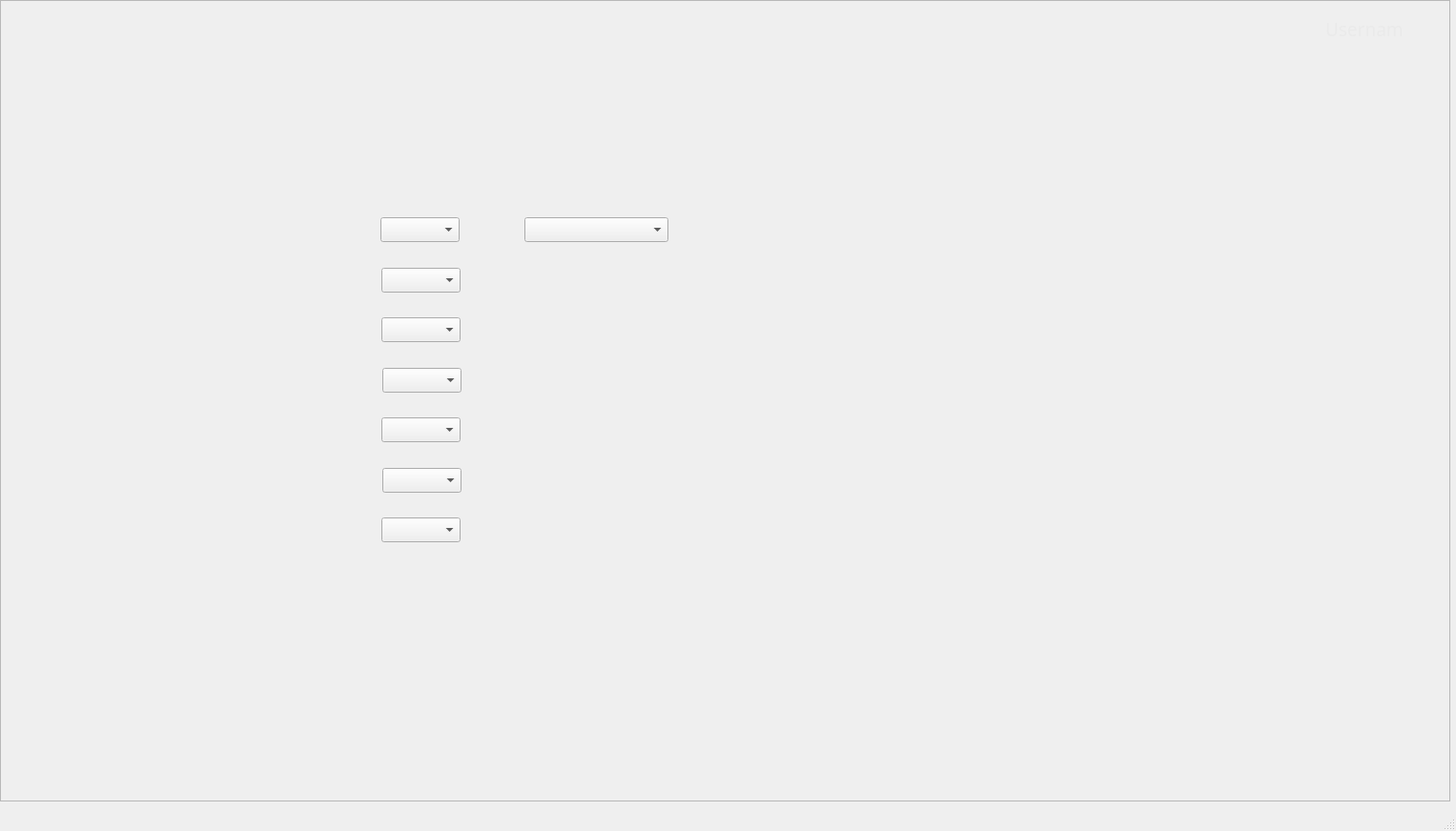
<?xml version="1.0" encoding="UTF-8"?>
<ui version="4.0">
 <class>Statistics</class>
 <widget class="QMainWindow" name="Statistics">
  <property name="geometry">
   <rect>
    <x>0</x>
    <y>0</y>
    <width>1527</width>
    <height>872</height>
   </rect>
  </property>
  <property name="windowTitle">
   <string>Statistics</string>
  </property>
  <widget class="QWidget" name="centralwidget">
   <widget class="QFrame" name="StatisticsFrame">
    <property name="geometry">
     <rect>
      <x>0</x>
      <y>0</y>
      <width>1521</width>
      <height>841</height>
     </rect>
    </property>
    <property name="frameShape">
     <enum>QFrame::StyledPanel</enum>
    </property>
    <property name="frameShadow">
     <enum>QFrame::Raised</enum>
    </property>
    <widget class="QLabel" name="BackgroundLabel_Statistics">
     <property name="geometry">
      <rect>
       <x>0</x>
       <y>0</y>
       <width>1521</width>
       <height>841</height>
      </rect>
     </property>
     <property name="text">
      <string/>
     </property>
     <property name="pixmap">
      <pixmap>Images/Statistics.png</pixmap>
     </property>
     <property name="scaledContents">
      <bool>true</bool>
     </property>
    </widget>
    <widget class="QPushButton" name="DataButton_Statistics">
     <property name="geometry">
      <rect>
       <x>0</x>
       <y>120</y>
       <width>241</width>
       <height>51</height>
      </rect>
     </property>
     <property name="text">
      <string/>
     </property>
     <property name="flat">
      <bool>true</bool>
     </property>
    </widget>
    <widget class="QPushButton" name="RecordsButton_Statistics">
     <property name="geometry">
      <rect>
       <x>0</x>
       <y>400</y>
       <width>241</width>
       <height>51</height>
      </rect>
     </property>
     <property name="text">
      <string/>
     </property>
     <property name="flat">
      <bool>true</bool>
     </property>
    </widget>
    <widget class="QPushButton" name="StatisticsButton_Statistics">
     <property name="geometry">
      <rect>
       <x>0</x>
       <y>450</y>
       <width>241</width>
       <height>51</height>
      </rect>
     </property>
     <property name="text">
      <string/>
     </property>
     <property name="flat">
      <bool>true</bool>
     </property>
    </widget>
    <widget class="QPushButton" name="LogOutButton_Statistics">
     <property name="geometry">
      <rect>
       <x>0</x>
       <y>780</y>
       <width>241</width>
       <height>51</height>
      </rect>
     </property>
     <property name="text">
      <string/>
     </property>
     <property name="flat">
      <bool>true</bool>
     </property>
    </widget>
    <widget class="QLabel" name="UsernameLabel_Statistics">
     <property name="geometry">
      <rect>
       <x>1390</x>
       <y>20</y>
       <width>81</width>
       <height>21</height>
      </rect>
     </property>
     <property name="font">
      <font>
       <family>Source Sans Pro</family>
       <pointsize>14</pointsize>
      </font>
     </property>
     <property name="cursor">
      <cursorShape>BlankCursor</cursorShape>
     </property>
     <property name="autoFillBackground">
      <bool>false</bool>
     </property>
     <property name="styleSheet">
      <string notr="true">color: rgb(234, 234, 234);</string>
     </property>
     <property name="text">
      <string>Username</string>
     </property>
    </widget>
    <widget class="QPushButton" name="HomeButton_Statistics">
     <property name="geometry">
      <rect>
       <x>0</x>
       <y>60</y>
       <width>241</width>
       <height>51</height>
      </rect>
     </property>
     <property name="text">
      <string/>
     </property>
     <property name="flat">
      <bool>true</bool>
     </property>
    </widget>
    <widget class="QPushButton" name="AuditLogButton_Statistics">
     <property name="geometry">
      <rect>
       <x>0</x>
       <y>280</y>
       <width>241</width>
       <height>51</height>
      </rect>
     </property>
     <property name="text">
      <string/>
     </property>
     <property name="flat">
      <bool>true</bool>
     </property>
    </widget>
    <widget class="QPushButton" name="CatalogButton_Statistics">
     <property name="geometry">
      <rect>
       <x>0</x>
       <y>340</y>
       <width>241</width>
       <height>51</height>
      </rect>
     </property>
     <property name="text">
      <string/>
     </property>
     <property name="flat">
      <bool>true</bool>
     </property>
    </widget>
    <widget class="QPushButton" name="UserBanButton_Statistics">
     <property name="geometry">
      <rect>
       <x>0</x>
       <y>170</y>
       <width>241</width>
       <height>51</height>
      </rect>
     </property>
     <property name="text">
      <string/>
     </property>
     <property name="flat">
      <bool>true</bool>
     </property>
    </widget>
    <widget class="QPushButton" name="PersonRegisterbutton_Statistics">
     <property name="geometry">
      <rect>
       <x>0</x>
       <y>230</y>
       <width>241</width>
       <height>51</height>
      </rect>
     </property>
     <property name="text">
      <string/>
     </property>
     <property name="flat">
      <bool>true</bool>
     </property>
    </widget>
    <widget class="QPushButton" name="StatApply_Statistics">
     <property name="geometry">
      <rect>
       <x>1275</x>
       <y>695</y>
       <width>127</width>
       <height>33</height>
      </rect>
     </property>
     <property name="text">
      <string/>
     </property>
     <property name="flat">
      <bool>true</bool>
     </property>
    </widget>
    <widget class="QComboBox" name="RecordTypeFilter_Statistics">
     <property name="geometry">
      <rect>
       <x>399</x>
       <y>228</y>
       <width>83</width>
       <height>26</height>
      </rect>
     </property>
     <property name="font">
      <font>
       <family>Source Sans Pro</family>
       <pointsize>12</pointsize>
      </font>
     </property>
    </widget>
    <widget class="QComboBox" name="AgeRangeFilter_Statistics">
     <property name="geometry">
      <rect>
       <x>400</x>
       <y>281</y>
       <width>83</width>
       <height>26</height>
      </rect>
     </property>
     <property name="font">
      <font>
       <family>Source Sans Pro</family>
       <pointsize>12</pointsize>
      </font>
     </property>
    </widget>
    <widget class="QComboBox" name="ProvinceFilter_Statistics">
     <property name="geometry">
      <rect>
       <x>401</x>
       <y>386</y>
       <width>83</width>
       <height>26</height>
      </rect>
     </property>
     <property name="font">
      <font>
       <family>Source Sans Pro</family>
       <pointsize>12</pointsize>
      </font>
     </property>
    </widget>
    <widget class="QComboBox" name="CountryFilter_Statistics">
     <property name="geometry">
      <rect>
       <x>400</x>
       <y>333</y>
       <width>83</width>
       <height>26</height>
      </rect>
     </property>
     <property name="font">
      <font>
       <family>Source Sans Pro</family>
       <pointsize>12</pointsize>
      </font>
     </property>
    </widget>
    <widget class="QComboBox" name="DistrictFilter_Statistics">
     <property name="geometry">
      <rect>
       <x>401</x>
       <y>491</y>
       <width>83</width>
       <height>26</height>
      </rect>
     </property>
     <property name="font">
      <font>
       <family>Source Sans Pro</family>
       <pointsize>12</pointsize>
      </font>
     </property>
    </widget>
    <widget class="QComboBox" name="CantonFilter_Statistics">
     <property name="geometry">
      <rect>
       <x>400</x>
       <y>438</y>
       <width>83</width>
       <height>26</height>
      </rect>
     </property>
     <property name="font">
      <font>
       <family>Source Sans Pro</family>
       <pointsize>12</pointsize>
      </font>
     </property>
    </widget>
    <widget class="QComboBox" name="CommunityFilter_Statistics">
     <property name="geometry">
      <rect>
       <x>400</x>
       <y>543</y>
       <width>83</width>
       <height>26</height>
      </rect>
     </property>
     <property name="font">
      <font>
       <family>Source Sans Pro</family>
       <pointsize>12</pointsize>
      </font>
     </property>
    </widget>
    <widget class="QComboBox" name="StatisticsChoice_Statistics">
     <property name="geometry">
      <rect>
       <x>550</x>
       <y>228</y>
       <width>151</width>
       <height>26</height>
      </rect>
     </property>
     <property name="font">
      <font>
       <family>Source Sans Pro</family>
       <pointsize>12</pointsize>
      </font>
     </property>
    </widget>
    <widget class="QLabel" name="StatisticsLabel_Statistics">
     <property name="geometry">
      <rect>
       <x>710</x>
       <y>210</y>
       <width>691</width>
       <height>461</height>
      </rect>
     </property>
     <property name="font">
      <font>
       <family>Source Sans Pro</family>
       <pointsize>12</pointsize>
      </font>
     </property>
     <property name="autoFillBackground">
      <bool>false</bool>
     </property>
     <property name="text">
      <string/>
     </property>
     <property name="alignment">
      <set>Qt::AlignLeading|Qt::AlignLeft|Qt::AlignTop</set>
     </property>
    </widget>
   </widget>
  </widget>
  <widget class="QMenuBar" name="menubar">
   <property name="geometry">
    <rect>
     <x>0</x>
     <y>0</y>
     <width>1527</width>
     <height>21</height>
    </rect>
   </property>
  </widget>
  <widget class="QStatusBar" name="statusbar"/>
 </widget>
 <resources/>
 <connections/>
</ui>
